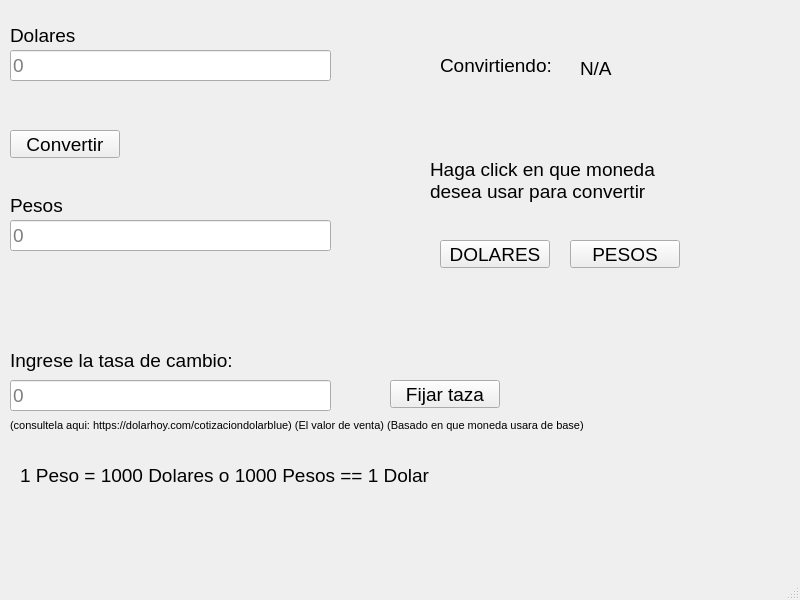
<?xml version="1.0" encoding="UTF-8"?>
<ui version="4.0">
 <class>MainWindow</class>
 <widget class="QMainWindow" name="MainWindow">
  <property name="geometry">
   <rect>
    <x>0</x>
    <y>0</y>
    <width>800</width>
    <height>600</height>
   </rect>
  </property>
  <property name="font">
   <font>
    <pointsize>14</pointsize>
   </font>
  </property>
  <property name="windowTitle">
   <string>MainWindow</string>
  </property>
  <widget class="QWidget" name="centralwidget">
   <widget class="QPushButton" name="convert_Btn">
    <property name="geometry">
     <rect>
      <x>10</x>
      <y>130</y>
      <width>110</width>
      <height>28</height>
     </rect>
    </property>
    <property name="text">
     <string>Convertir</string>
    </property>
   </widget>
   <widget class="QLabel" name="label_2">
    <property name="geometry">
     <rect>
      <x>10</x>
      <y>10</y>
      <width>110</width>
      <height>50</height>
     </rect>
    </property>
    <property name="font">
     <font>
      <pointsize>14</pointsize>
     </font>
    </property>
    <property name="text">
     <string>Dolares</string>
    </property>
   </widget>
   <widget class="QLabel" name="label_3">
    <property name="geometry">
     <rect>
      <x>10</x>
      <y>180</y>
      <width>110</width>
      <height>50</height>
     </rect>
    </property>
    <property name="font">
     <font>
      <pointsize>14</pointsize>
     </font>
    </property>
    <property name="text">
     <string>Pesos</string>
    </property>
   </widget>
   <widget class="QLineEdit" name="cnt_Dolares">
    <property name="geometry">
     <rect>
      <x>10</x>
      <y>50</y>
      <width>321</width>
      <height>31</height>
     </rect>
    </property>
    <property name="inputMask">
     <string/>
    </property>
    <property name="text">
     <string/>
    </property>
    <property name="placeholderText">
     <string>0</string>
    </property>
   </widget>
   <widget class="QLineEdit" name="cnt_Pesos">
    <property name="geometry">
     <rect>
      <x>10</x>
      <y>220</y>
      <width>321</width>
      <height>31</height>
     </rect>
    </property>
    <property name="inputMask">
     <string/>
    </property>
    <property name="text">
     <string/>
    </property>
    <property name="placeholderText">
     <string>0</string>
    </property>
   </widget>
   <widget class="QLabel" name="label">
    <property name="geometry">
     <rect>
      <x>10</x>
      <y>330</y>
      <width>331</width>
      <height>61</height>
     </rect>
    </property>
    <property name="text">
     <string>Ingrese la tasa de cambio:</string>
    </property>
   </widget>
   <widget class="QLineEdit" name="tasa_cambio">
    <property name="geometry">
     <rect>
      <x>10</x>
      <y>380</y>
      <width>321</width>
      <height>31</height>
     </rect>
    </property>
    <property name="inputMask">
     <string/>
    </property>
    <property name="text">
     <string/>
    </property>
    <property name="placeholderText">
     <string>0</string>
    </property>
   </widget>
   <widget class="QLabel" name="label_4">
    <property name="geometry">
     <rect>
      <x>10</x>
      <y>410</y>
      <width>691</width>
      <height>31</height>
     </rect>
    </property>
    <property name="font">
     <font>
      <pointsize>8</pointsize>
     </font>
    </property>
    <property name="text">
     <string>(consultela aqui: https://dolarhoy.com/cotizaciondolarblue) (El valor de venta) (Basado en que moneda usara de base)</string>
    </property>
    <property name="openExternalLinks">
     <bool>true</bool>
    </property>
    <property name="textInteractionFlags">
     <set>Qt::LinksAccessibleByMouse</set>
    </property>
   </widget>
   <widget class="QPushButton" name="fijar_Taza">
    <property name="geometry">
     <rect>
      <x>390</x>
      <y>380</y>
      <width>110</width>
      <height>28</height>
     </rect>
    </property>
    <property name="text">
     <string>Fijar taza</string>
    </property>
   </widget>
   <widget class="QLabel" name="label_5">
    <property name="geometry">
     <rect>
      <x>440</x>
      <y>40</y>
      <width>150</width>
      <height>50</height>
     </rect>
    </property>
    <property name="font">
     <font>
      <pointsize>14</pointsize>
     </font>
    </property>
    <property name="text">
     <string>Convirtiendo:</string>
    </property>
   </widget>
   <widget class="QPushButton" name="eleccion_2">
    <property name="geometry">
     <rect>
      <x>570</x>
      <y>240</y>
      <width>110</width>
      <height>28</height>
     </rect>
    </property>
    <property name="text">
     <string>PESOS</string>
    </property>
   </widget>
   <widget class="QPushButton" name="eleccion_1">
    <property name="geometry">
     <rect>
      <x>440</x>
      <y>240</y>
      <width>110</width>
      <height>28</height>
     </rect>
    </property>
    <property name="text">
     <string>DOLARES</string>
    </property>
   </widget>
   <widget class="QLabel" name="label_6">
    <property name="geometry">
     <rect>
      <x>430</x>
      <y>130</y>
      <width>271</width>
      <height>101</height>
     </rect>
    </property>
    <property name="font">
     <font>
      <pointsize>14</pointsize>
     </font>
    </property>
    <property name="text">
     <string>Haga click en que moneda desea usar para convertir</string>
    </property>
    <property name="wordWrap">
     <bool>true</bool>
    </property>
   </widget>
   <widget class="QLabel" name="moneda_Default">
    <property name="geometry">
     <rect>
      <x>580</x>
      <y>60</y>
      <width>201</width>
      <height>16</height>
     </rect>
    </property>
    <property name="text">
     <string>N/A</string>
    </property>
   </widget>
   <widget class="QLabel" name="label_7">
    <property name="geometry">
     <rect>
      <x>20</x>
      <y>440</y>
      <width>541</width>
      <height>71</height>
     </rect>
    </property>
    <property name="text">
     <string>1 Peso = 1000 Dolares o 1000 Pesos == 1 Dolar</string>
    </property>
    <property name="wordWrap">
     <bool>true</bool>
    </property>
   </widget>
  </widget>
  <widget class="QMenuBar" name="menubar">
   <property name="geometry">
    <rect>
     <x>0</x>
     <y>0</y>
     <width>800</width>
     <height>26</height>
    </rect>
   </property>
  </widget>
  <widget class="QStatusBar" name="statusbar"/>
 </widget>
 <resources/>
 <connections/>
</ui>
